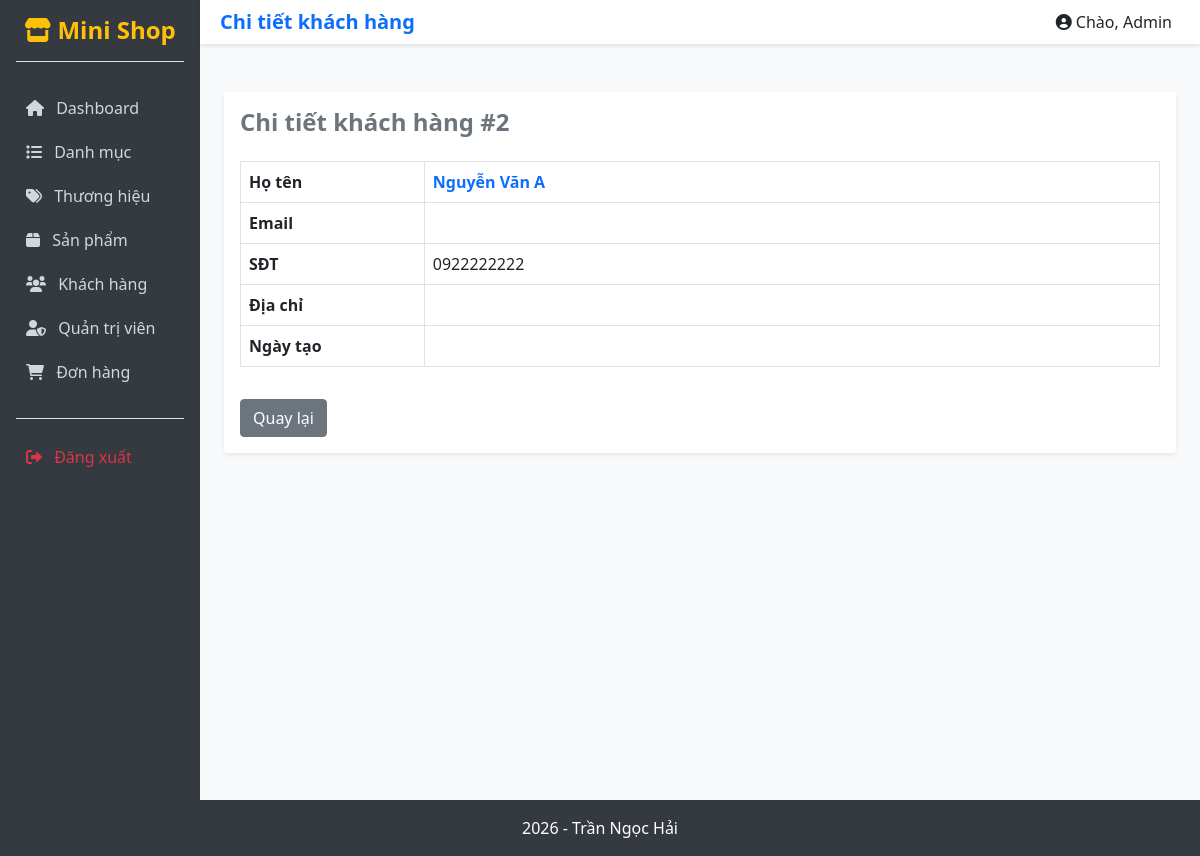
The app's page /views/admin/customers/detail.php?id=2 with its own data.
### tables this page shows
CREATE TABLE `customers` (
  `id` int(11) NOT NULL,
  `fullname` varchar(100) NOT NULL,
  `phone` varchar(20) NOT NULL,
  `email` varchar(100) DEFAULT NULL,
  `address` varchar(255) DEFAULT NULL,
  `note` text DEFAULT NULL
);

### config/Database.php (called while the page is built, shortened)
<?php
class Database {
    protected string $host = "localhost";
    protected string $database = "tranngochai_database";
    protected string $username = "root";
    protected string $password = "";
    protected function connect(): void {
        try {
            $this->conn = new mysqli(
                $this->host,
                $this->username,
                $this->password,
                $this->database
            );
        } catch (Exception $e) {
            echo "Lỗi: " . $e->getMessage();
        }
    }
}
?>

### dao/CustomerDAO.php (called while the page is built, shortened)
<?php
require_once __DIR__ . "/BaseDAO.php";
require_once __DIR__ . "/../models/Customer.php";
class CustomerDAO extends BaseDAO {
    public function findById(int $id) {
        try {
            $sql = "SELECT * FROM customers WHERE id=?";
            $stmt = $this->prepare($sql);
            $stmt->bind_param("i", $id);
            $stmt->execute();
            $result = $stmt->get_result();
            if ($row = $result->fetch_assoc()) {
                $c = new Customer($row["fullname"], $row["phone"], $row["email"], $row["address"], $row["note"]);
                $c->id = $row["id"];
                return $c;
            }
        } catch (Exception $e) { throw $e; }
        return null;
    }
}
?>

### dao/BaseDAO.php (called while the page is built, shortened)
<?php
require_once __DIR__ . "/../config/Database.php";
class BaseDAO extends Database {
    protected function prepare(string $sql) {
        return $this->conn->prepare($sql);
    }
}
?>

### models/Customer.php (called while the page is built, shortened)
<?php
class Customer {
    public function __construct(string $fullname = "", string $phone = "", ?string $email = null, ?string $address = null, ?string $note = null) {
        $this->fullname = $fullname;
        $this->phone = $phone;
    }
}
?>

### views/admin/customers/detail.php (the view, shortened to what this page needs)
<?php
require_once "../../../dao/CustomerDAO.php";
$dao = new CustomerDAO();
$id = $_GET['id'] ?? 0;
$c = $dao->findById($id);
?>
<div class="container mt-4"><div class="card shadow-sm border-0"><div class="card-body">
    <h4 class="fw-bold text-secondary mb-4">Chi tiết khách hàng #<?= $c->id ?></h4>
    <table class="table table-bordered">
        <tr><th width="20%">Họ tên</th><td class="text-primary fw-bold"><?= htmlspecialchars($c->fullname) ?></td></tr>
        <tr><th>Email</th><td><?= htmlspecialchars($c->email) ?></td></tr>
        <tr><th>SĐT</th><td><?= htmlspecialchars($c->phone) ?></td></tr>
        <tr><th>Địa chỉ</th><td><?= htmlspecialchars($c->address) ?></td></tr>
        <tr><th>Ngày tạo</th><td><?= $c->createdAt ?></td></tr>
    </table>
    <a href="index.php" class="btn btn-secondary mt-3">Quay lại</a>
</div></div></div>
<?php $content = ob_get_clean(); include "../layouts/master.php"; ?>

### assets/css/style.css (style rules this page uses)
body { background-color: #f8f9fa; }

### records on screen
customers: id "2", fullname "Nguyễn Văn A", phone "0922222222"

### other values on screen
$pageTitle "Chi tiết khách hàng"
